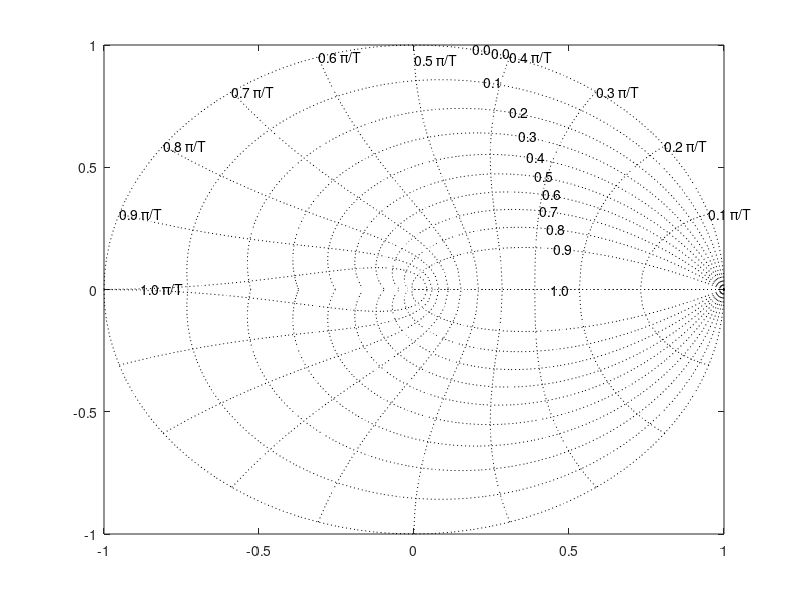
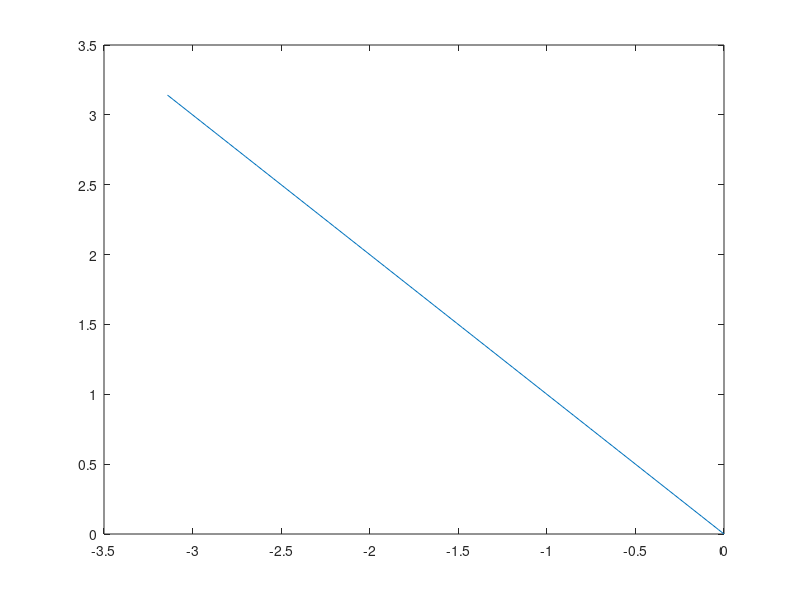
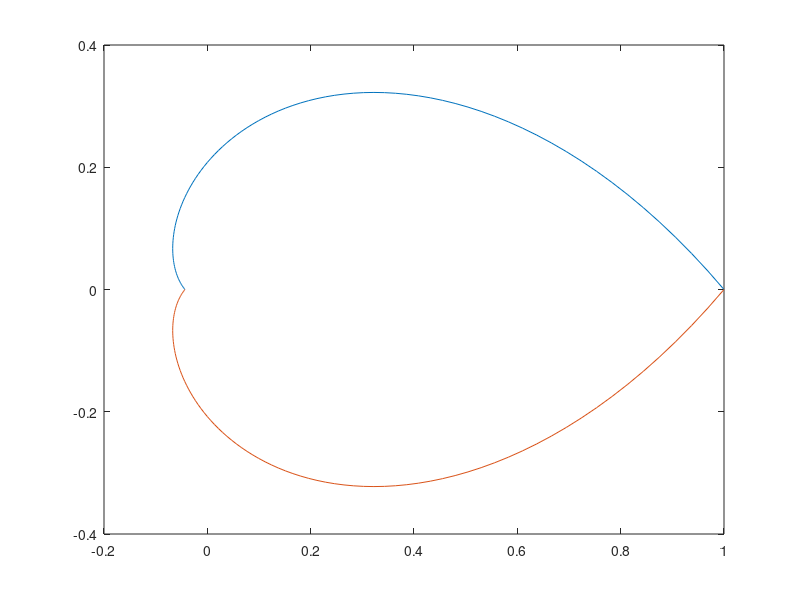

Source code (MATLAB) for these figures, in order:
close all
clear all
cont=0
for k=0:pi/100:pi
    cont=cont+1;
    Pc=-k+(k*i);
    Pd=exp(Pc);
    ZitaX(cont)=real(Pc);
    ZitaY(cont)=imag(Pc);
    ZitaDX(cont)=real(Pd);
    ZitaDY(cont)=imag(Pd);
end;
figure
zgrid
figure
plot(ZitaX,ZitaY)
figure
plot(ZitaDX,ZitaDY)
hold on
plot(ZitaDX,-ZitaDY)